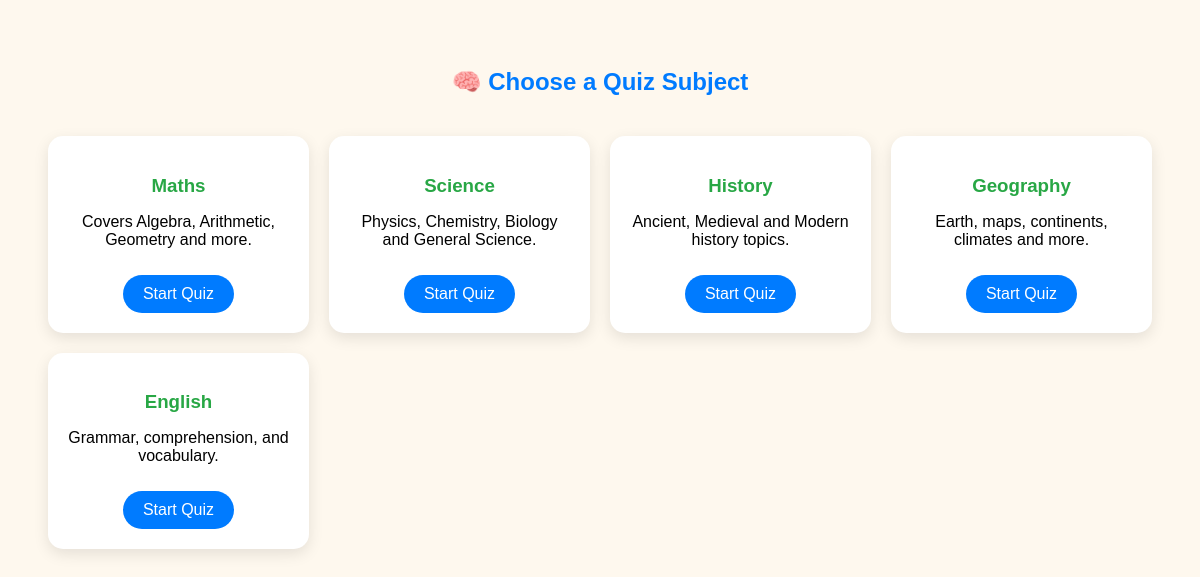
Page /quiz_subjects.php (signed in) on the committed database.
### tables this page shows
CREATE TABLE `subjects` (
  `id` int(11) NOT NULL,
  `name` varchar(100) NOT NULL,
  `description` text DEFAULT NULL,
  `image` varchar(255) DEFAULT NULL
);

### quiz_subjects.php (the view, shortened to what this page needs)
<?php
$conn = mysqli_connect("localhost", "root", "", "login");
$subjects = mysqli_query($conn, "SELECT * FROM subjects");
?>
<!DOCTYPE html>
<html lang="en">
<head>
</head>
<body>
<h2>🧠 Choose a Quiz Subject</h2>
<div class="subjects-container">
<?php while($subject = mysqli_fetch_assoc($subjects)): ?>
    <div class="subject-card">
        <h3><?= htmlspecialchars($subject['name']) ?></h3>
        <p><?= htmlspecialchars($subject['description']) ?></p>
        <a href="quiz.php?subject=<?= $subject['id'] ?>" class="start-btn">Start Quiz</a>
    </div>
<?php endwhile; ?>
</div>
</body>
</html>

### quiz_subjects.php (style rules this page uses)
body { font-family: Arial, sans-serif; background: #fef8ee; padding: 40px; }
h2 { text-align: center; color: #007bff; }
.subjects-container { display: grid; grid-template-columns: repeat(auto-fit, minmax(250px, 1fr)); gap: 20px; margin-top: 40px; }
.subject-card { background: #fff; border-radius: 15px; padding: 20px; text-align: center; box-shadow: 0 5px 15px rgba(0,0,0,0.1); }
.subject-card h3 { color: #28a745; margin-bottom: 10px; }
.start-btn { display: inline-block; padding: 10px 20px; background: #007bff; color: #fff; text-decoration: none; border-radius: 25px; margin-top: 10px; }

### rows in the picture
subjects: name "Maths", description "Covers Algebra, Arithmetic, Geometry and more."
subjects: name "Science", description "Physics, Chemistry, Biology and General Science."
subjects: name "History", description "Ancient, Medieval and Modern history topics."
subjects: name "Geography", description "Earth, maps, continents, climates and more."
subjects: name "English", description "Grammar, comprehension, and vocabulary."
